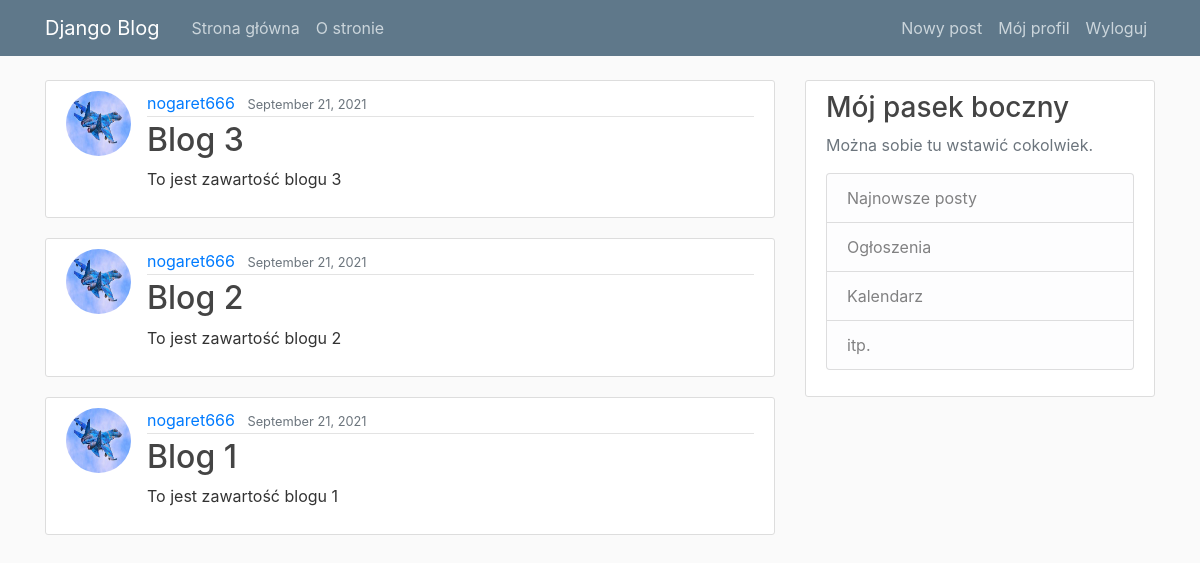
Before: / (signed in) with the older database file.
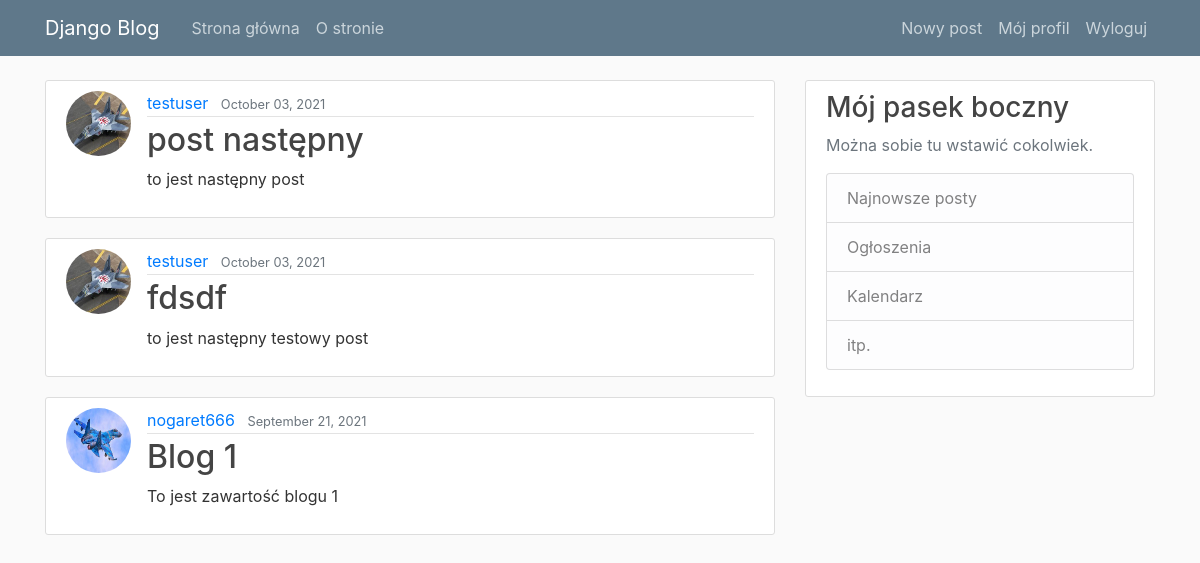
After: the same page with the newer database file.
### blog/models.py (models this page shows, shortened)
class  Post(models.Model):
    title = models.CharField(max_length=100)
    content = models.TextField()
    date_posted = models.DateTimeField(default=timezone.now)
    author = models.ForeignKey(User, on_delete=models.CASCADE)

### users/models.py (models this page shows, shortened)
class Profile(models.Model):
    user = models.OneToOneField(User, on_delete=models.CASCADE)
    image = models.ImageField(default='default.jpg', upload_to='profile_pics')

### blog/views.py (the view)
# urls.py: path('', PostListView.as_view(), name='blog-home'),
class PostListView(ListView):
    model = Post
    template_name = 'blog/home.html' # <app>/<model>_<viewtype>.html
    context_object_name = 'posts'
    ordering = ['-date_posted']
    paginate_by = 5

### blog/templates/blog/home.html
{% extends "blog/base.html" %}
{% block content %}
{% for post in posts %}
<article class="media content-section">
  <img class="rounded-circle article-img" src="{{ post.author.profile.image.url }}">
    <div class="media-body">
      <div class="article-metadata">
        <a class="mr-2" href="#">{{ post.author }}</a>
        <small class="text-muted">{{ post.date_posted|date:"F d, Y" }}</small>
      </div>
      <h2><a class="article-title" href="{% url 'post-detail' post.id %}">{{ post.title }}</a></h2>
      <p class="article-content">{{ post.content }}</p>
    </div>
  </article>
{% endfor %}
{% endblock content %}

Changed rows visible on the page:
removed Post: author.profile.image (picture), author "nogaret666", date_posted "September 21, 2021", title "Blog 3", content "To jest zawartość blogu 3"
removed Post: author.profile.image (picture), author "nogaret666", date_posted "September 21, 2021", title "Blog 2", content "To jest zawartość blogu 2"
added Post: author.profile.image (picture), author "testuser", date_posted "October 03, 2021", title "post następny", content "to jest następny post"
added Post: author.profile.image (picture), author "testuser", date_posted "October 03, 2021", title "fdsdf", content "to jest następny testowy post"
